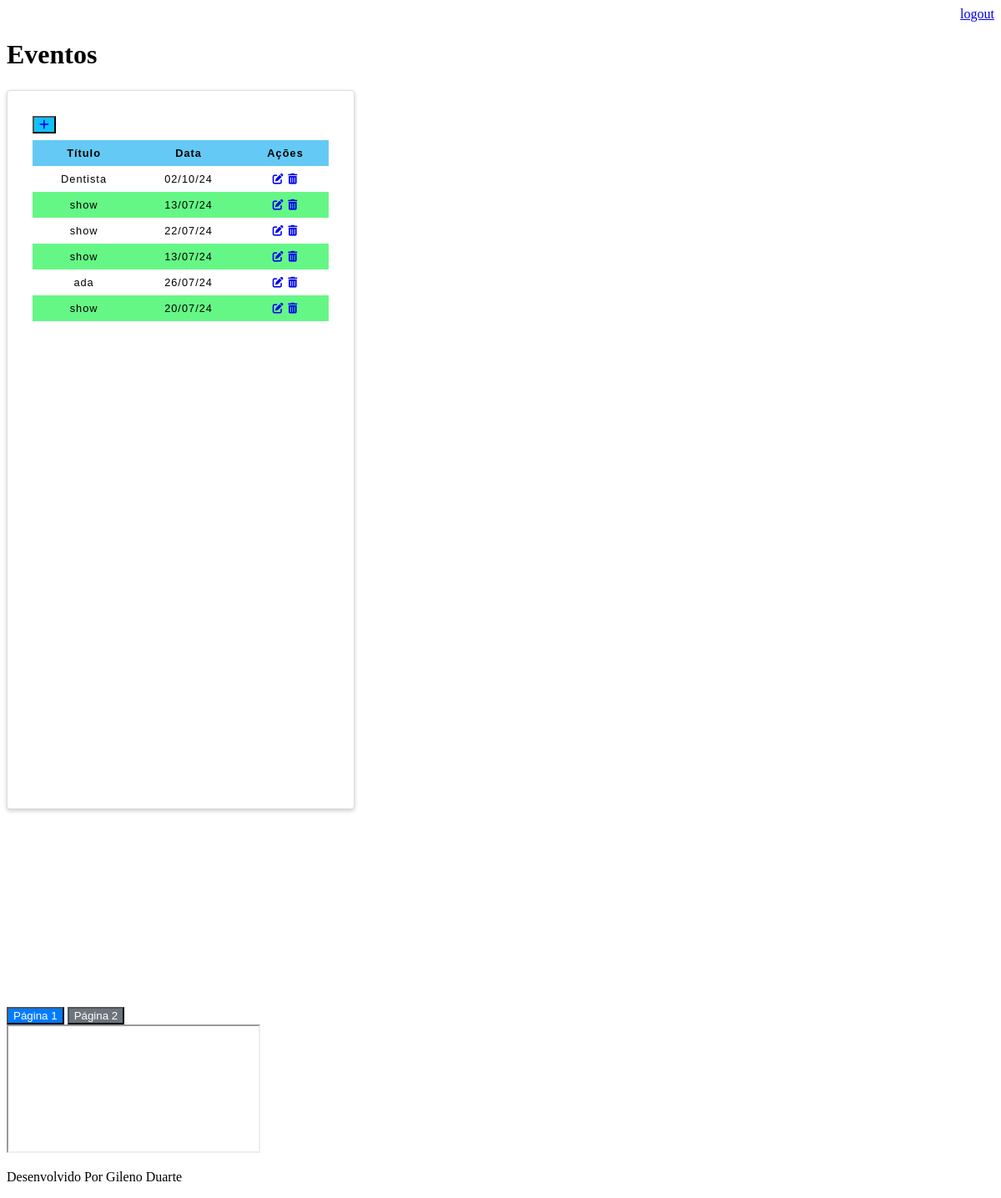
/agenda/ (signed in), run on an earlier commit of the app's database.
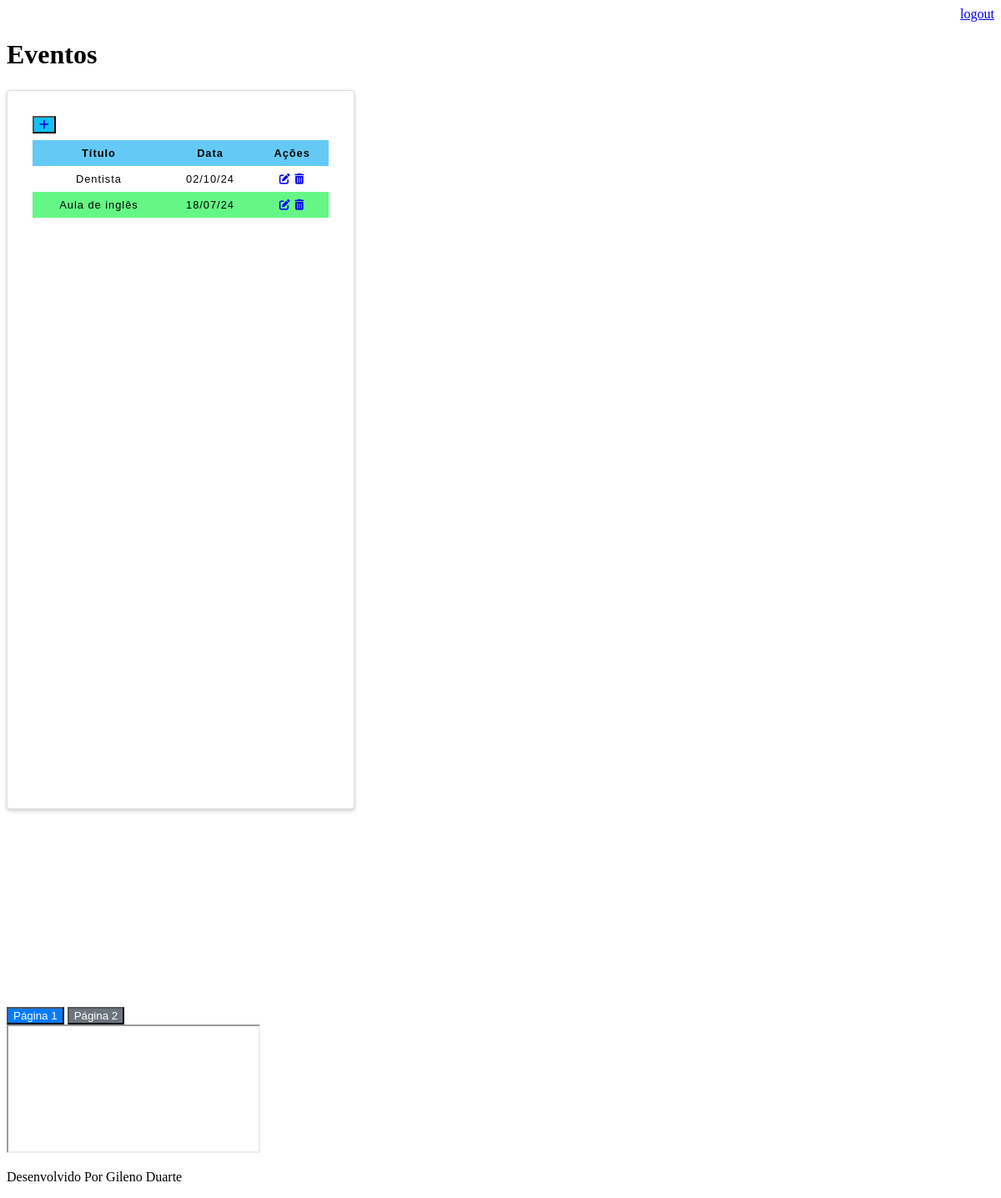
And on a later commit of the database.
### core/models.py (models this page shows, shortened)
class Evento(models.Model):
    titulo=models.CharField(max_length=100)
    descricao=models.TextField(blank=True, null=True)
    data_evento = models.DateTimeField()
    data_criacao= models.DateTimeField(auto_now=True)
    usuario = models.ForeignKey(User, on_delete=models.CASCADE)
    class Meta:
        db_table = 'evento'
    def get_data_evento(self):
        return self.data_evento.strftime('%d/%m/%y')

### core/views.py (the view)
# urls.py: path('agenda/', views.lista_eventos),
@login_required(login_url='/login/')
def lista_eventos(request):
    usuario= request.user
    evento = Evento.objects.filter(usuario=usuario)
    dados={'eventos': evento}
    return render(request,'agenda.html', dados)

### templates/agenda.html (shortened to what this page needs)
{% extends "model-page.html" %}
{% block content %}
  <h1>Eventos</h1>
  <div class="evento-container">
    <button class="bt-adicao"><a href="evento/" ><i class="fa fa-plus" aria-hidden="true"></i></a></button>
        <div class="evento">
            <table class="table-class">
                <thead>
                    <tr>
                        <th scope="col">Título</th>
                        <th scope="col">Data</th>
                        <th scope="col">Ações</th>
                    </tr>
                </thead>
                <tbody>
                    {% for evento in eventos %}
                        <tr>
                            <td>{{ evento.titulo }}</td>
                            <td>{{ evento.get_data_evento }}</td>
                            <td>
                                <a href="evento/?id={{ evento.id }}"><i class="fas fa-edit acoes"></i></a> <a href="evento/delete/{{ evento.id }}"><i class="fas fa-trash-alt"></i></a>
                            </td>
                        </tr>
                    {% endfor %}
                </tbody>
            </table>
        </div>
  </div>
  <div class="container-iframe">
        <div class="navigation">
            <button class="btn-primary" onclick="loadPage('page1.html')">Página 1</button>
            <button class="btn-secondary" onclick="loadPage('page2.html')">Página 2</button>
        </div>
        <iframe id="content-frame" src="page1.html"></iframe>
    </div>
{% endblock %}

### templates/model-page.html
<!DOCTYPE html>
<html lang="en">
<head>
   {% include "model-header.html" %}
</head>
<body>
    {% block content %} {% endblock %}
    {% include "model-footer.html" %}
</body>
</html>

### templates/model-header.html (shortened to what this page needs)
{% load static %}
<link rel="stylesheet" href="https://cdnjs.cloudflare.com/ajax/libs/font-awesome/6.5.2/css/all.min.css">
<link rel="stylesheet" type="text/css" href="{% static 'css/agenda.css' %}"></style>
<link rel="stylesheet" type="text/css" href="{% static 'css/evento.css' %}"></style>
<div align="right">
    <a href="/logout">logout</a>
</div>

### templates/model-footer.html (shortened to what this page needs)
<p>Desenvolvido Por Gileno Duarte</p>

### static/css/agenda.css (style rules this page uses)
.table-class { border-collapse: collapse; border: 2px solid rgb(140 140 140); font-family: sans-serif; font-size: 0.8rem; letter-spacing: 1px; width: 100%; border: none; text-align: center; }
thead, tfoot { background-color: rgb(100, 201, 245); }
th, td { border: none; padding: 8px 10px; }
td:last-of-type { text-align: center; }
tbody > tr:nth-of-type(even) { background-color: rgb(101, 247, 133); }
.evento-container { width: 30%; padding: 30px; border: 1px solid #ddd; border-radius: 4px; background-color: #fff; box-shadow: 0 2px 5px rgba(0, 0, 0, 0.2); align-items: center; justify-content: center; min-height: 100vh; margin-bottom: 20%; }
.bt-adicao { margin-bottom: 2%; background-color: rgb(16, 194, 248); }

### static/css/evento.css (style rules this page uses)
h1 { margin-bottom: 1.5rem; }
.btn-primary { background-color: #007bff; color: white; }
.btn-secondary { background-color: #6c757d; color: white; }

What changed in the data, as far as the page shows it:
removed Evento: titulo "show", get_data_evento "13/07/24"
removed Evento: titulo "show", get_data_evento "22/07/24"
removed Evento: titulo "show", get_data_evento "13/07/24"
removed Evento: titulo "ada", get_data_evento "26/07/24"
removed Evento: titulo "show", get_data_evento "20/07/24"
added Evento: titulo "Aula de inglês", get_data_evento "18/07/24"
